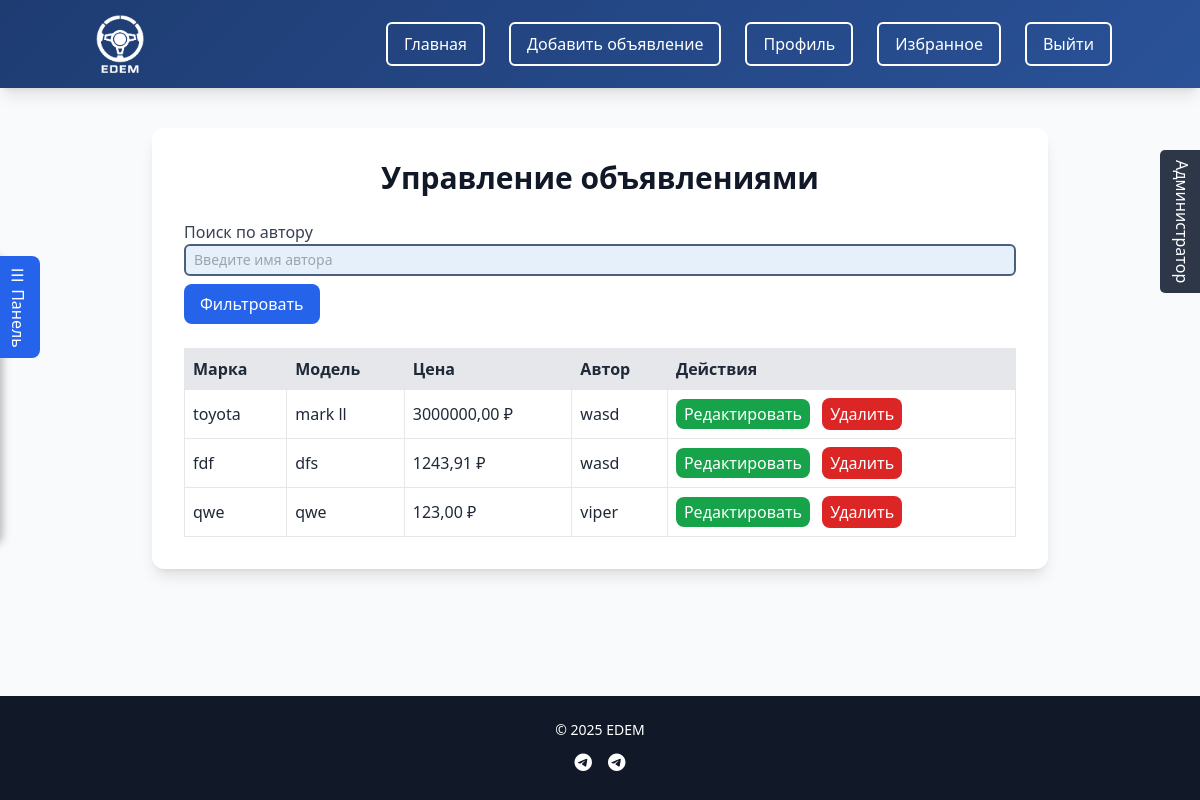
The page /manage/ads/ (signed in) on the database as committed earlier.
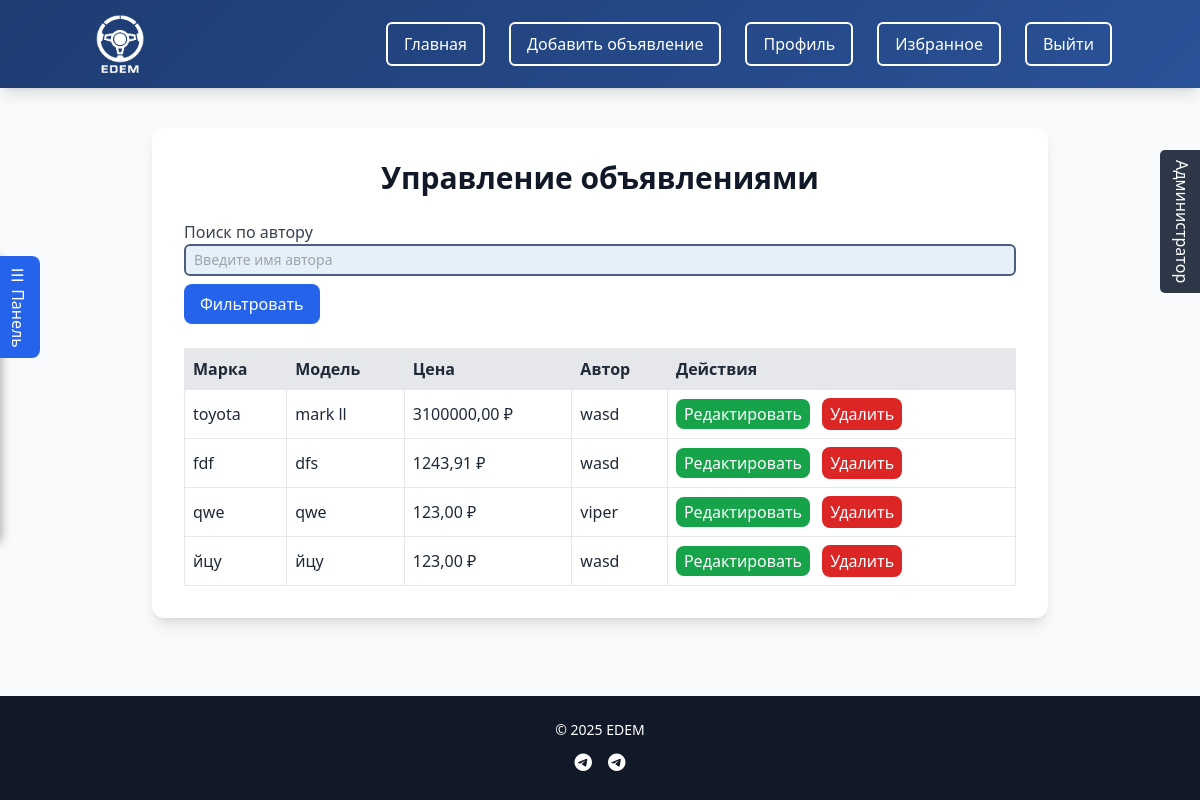
The same page on the database as committed later.
### cars/models.py (models this page shows, shortened)
class Car(models.Model):
    FUEL_TYPE_CHOICES = [
        ('Бензин', 'Бензин'),
        ('Дизель', 'Дизель'),
        ('Электрическая', 'Электрическая'),
        ('Гибрид', 'Гибрид'),
        ('Газ', 'Газ'),
    ]
    TRANSMISSION_CHOICES = [
        ('Механическая', 'Механическая'),
        ('Автоматическая', 'Автоматическая'),
        ('Робот', 'Робот'),
        ('Вариатор', 'Вариатор'),
    ]
    CONDITION_CHOICES = [
        ('new', 'Новый'),
        ('used', 'Б/у'),
    ]
    user = models.ForeignKey(User, on_delete=models.CASCADE)
    brand = models.CharField(max_length=100)
    model = models.CharField(max_length=100)
    year = models.PositiveIntegerField()
    price = models.DecimalField(max_digits=12, decimal_places=2)
    mileage = models.PositiveIntegerField()
    engine_capacity = models.DecimalField(max_digits=4, decimal_places=1)
    fuel_type = models.CharField(max_length=50, choices=FUEL_TYPE_CHOICES)
    transmission = models.CharField(max_length=50, choices=TRANSMISSION_CHOICES)
    color = models.CharField(max_length=50, blank=True, null=True)
    description = models.TextField()
    created_at = models.DateTimeField(default=timezone.now)
    is_sold = models.BooleanField(default=False)
    condition = models.CharField(max_length=20, choices=CONDITION_CHOICES, default='used')

class User(AbstractBaseUser, PermissionsMixin):
    username = models.CharField(max_length=150, unique=True)
    email = models.EmailField(unique=True)
    phone = models.CharField(max_length=15, blank=True, null=True)
    first_name = models.CharField(max_length=30, blank=True, null=True)
    last_name = models.CharField(max_length=30, blank=True, null=True)
    company_name = models.CharField(max_length=100, blank=True)
    date_joined = models.DateTimeField(default=timezone.now)
    avatar_url = models.URLField(blank=True, null=True)
    avatar_file = models.ImageField(upload_to='avatars/', blank=True, null=True)
    balance = models.DecimalField(max_digits=12, decimal_places=2, default=0)
    is_active = models.BooleanField(default=True)
    is_staff = models.BooleanField(default=False)
    is_verified = models.BooleanField(default=False)
    block_reason = models.TextField(blank=True, null=True)  # New field for block reason
    objects = CustomUserManager()
    USERNAME_FIELD = 'username'
    REQUIRED_FIELDS = ['email']
    class Meta:
        db_table = 'Users'

### cars/views.py (the view, shortened to what this page needs)
# urls.py: path('manage/ads/', views.manage_ads, name='manage_ads'),
@login_required
def manage_ads(request):
    if not request.user.is_superuser:
        messages.error(request, 'У вас нет прав для доступа к этой странице.')
        return redirect('car_list')
    cars = Car.objects.all()
    return render(request, 'manage_ads.html', {'cars': cars})

### templates/manage_ads.html (shortened to what this page needs)
{% extends 'base.html' %}
{% block content %}
<div class="max-w-4xl mx-auto bg-white rounded-xl shadow-lg p-6 md:p-8 fade-in">
    <h2 class="text-2xl md:text-3xl font-extrabold text-gray-900 mb-6 text-center">Управление объявлениями</h2>
    <form method="post" class="mb-6">
        <div class="mb-4">
            <label for="author_filter" class="block text-gray-700">Поиск по автору</label>
            <input type="text" name="author_filter" id="author_filter" class="w-full p-2 border rounded-lg focus:outline-none focus:ring-2 focus:ring-blue-500" placeholder="Введите имя автора">
            <button type="submit" class="mt-2 bg-blue-600 text-white px-4 py-2 rounded-lg hover:bg-blue-700">Фильтровать</button>
        </div>
    </form>
    <table class="w-full text-left border-collapse">
        <thead>
        <tr class="bg-gray-200">
            <th class="p-2 border">Марка</th>
            <th class="p-2 border">Модель</th>
            <th class="p-2 border">Цена</th>
            <th class="p-2 border">Автор</th>
            <th class="p-2 border">Действия</th>
        </tr>
        </thead>
        <tbody>
        {% for car in cars %}
        <tr class="hover:bg-gray-100">
            <td class="p-2 border">{{ car.brand }}</td>
            <td class="p-2 border">{{ car.model }}</td>
            <td class="p-2 border">{{ car.price }} ₽</td>
            <td class="p-2 border">{{ car.user.username }}</td>
            <td class="p-2 border">
                <a href="{% url 'edit_car' car.id %}" class="bg-green-600 text-white px-2 py-1 rounded-lg hover:bg-green-700">Редактировать</a>
                <form method="post" action="" style="display:inline;" onsubmit="return confirm('Удалить объявление?');">
                    <button type="submit" class="bg-red-600 text-white px-2 py-1 rounded-lg hover:bg-red-700 ml-2">Удалить</button>
                </form>
            </td>
        </tr>
        {% endfor %}
        </tbody>
    </table>
</div>
{% endblock %}

Rows that differ between the two databases and show on the page:
changed Car "toyota": price "3000000,00" → "3100000,00"
added Car: brand "йцу", model "йцу", price "123,00", user.username "wasd"
